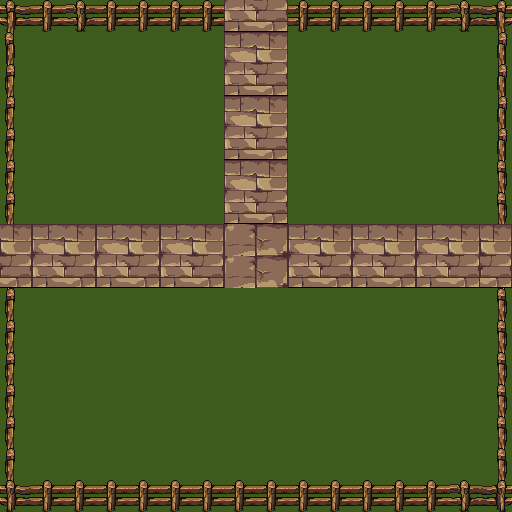

This game map was drawn from its Tiled (.tmx) file and the tilesets committed beside it. A one-line description and the full map source follow:
An orthogonal 16x16 tile map with 32x32 px tiles, 2 tile layers (Ground, Walls).

<map version="1.4" tiledversion="1.4.3" orientation="orthogonal" renderorder="right-down" width="16" height="16" tilewidth="32" tileheight="32" infinite="0" nextlayerid="3" nextobjectid="1">
 <tileset firstgid="1" source="Grassland.tsx" />
 <layer id="1" name="Ground" width="16" height="16">
  <data encoding="csv">
3138,3138,3138,3138,3138,3138,3139,3252,3253,3139,3138,3138,3138,3138,3138,3138,
3202,3202,3202,3202,3202,3202,3139,3188,3189,3139,3202,3202,3202,3202,3202,3202,
3202,3202,3202,3203,3202,3202,3139,3252,3253,3139,3202,3203,3203,3203,3203,3203,
3202,3202,3202,3202,3202,3203,3139,3188,3189,3139,3139,3139,3139,3139,3139,3139,
3203,3203,3203,3203,3203,3203,3139,3252,3253,3139,3203,3203,3203,3203,3203,3203,
3202,3202,3202,3202,3202,3202,3203,3188,3189,3203,3202,3202,3202,3202,3202,3202,
3203,3203,3203,3203,3203,3203,3202,3252,3253,3202,3139,3139,3139,3139,3139,3139,
3189,3188,3189,3188,3189,3188,3189,3316,3317,3188,3189,3188,3189,3188,3189,3189,
3253,3252,3253,3252,3253,3252,3253,3316,3317,3252,3253,3252,3253,3252,3253,3253,
3202,3202,3202,3202,3202,3202,3202,3203,3203,3203,3203,3203,3203,3203,3203,3139,
3203,3203,3203,3203,3203,3203,3203,3202,3202,3202,3202,3202,3202,3202,3202,3203,
3139,3139,3139,3139,3139,3139,3139,3203,3203,3203,3203,3203,3203,3203,3203,3203,
3138,3202,3202,3202,3202,3202,3202,3202,3202,3202,3202,3202,3202,3202,3202,3203,
3202,3202,3203,3203,3203,3203,3203,3203,3203,3203,3203,3203,3203,3203,3203,3203,
3138,3138,3202,3202,3202,3202,3202,3202,3203,3202,3203,3139,3139,3139,3139,3139,
3202,3202,3202,3203,3203,3203,3203,3203,3203,3203,3203,3203,3203,3203,3203,3203
</data>
 </layer>
 <layer id="2" name="Walls" width="16" height="16">
  <data encoding="csv">
3642,3580,3581,3580,3580,3580,3580,3826,3693,3580,3580,3580,3580,3580,3581,3647,
3706,3701,3702,0,0,0,3630,3631,3632,3633,3634,0,0,0,0,3711,
3770,3765,3766,0,0,0,3630,3631,3632,3633,3634,0,0,0,0,3711,
3770,3765,3766,0,0,0,3630,3631,3632,3633,3634,0,0,0,0,3711,
3770,0,0,0,0,0,3630,3631,3632,3633,3634,0,0,0,0,3711,
3770,0,0,0,0,3630,3631,3632,3633,3634,3698,0,0,0,0,3775,
3770,0,0,0,0,3630,3631,3632,3633,3634,3762,3693,3694,3695,3696,3775,
3634,3630,3631,3632,3633,3634,3634,3634,3633,3634,3826,3693,3694,3695,3696,3634,
3698,3694,3695,3696,3697,3698,3698,3698,3634,3634,3757,3757,3758,3759,3760,3698,
3770,3758,3759,3760,3761,3762,3762,3762,3698,3634,3821,3821,3822,3823,3824,3775,
3770,3822,3823,3824,3825,3826,3826,3826,3762,3634,3634,3823,3824,3825,0,3775,
3770,0,0,3822,3823,3824,3825,3826,3826,3698,3634,0,0,0,0,3775,
3770,0,0,0,3822,3823,3824,3825,3826,3762,3698,0,0,0,0,3775,
3770,0,0,0,3822,3823,3824,3825,3826,3826,3762,0,0,0,0,3775,
3770,0,0,0,0,3822,3823,3824,3825,3826,3826,0,0,0,0,3775,
3836,3580,3580,3580,3580,3580,3580,3580,3580,3580,3580,3580,3580,3580,3581,3837
</data>
 </layer>
</map>
